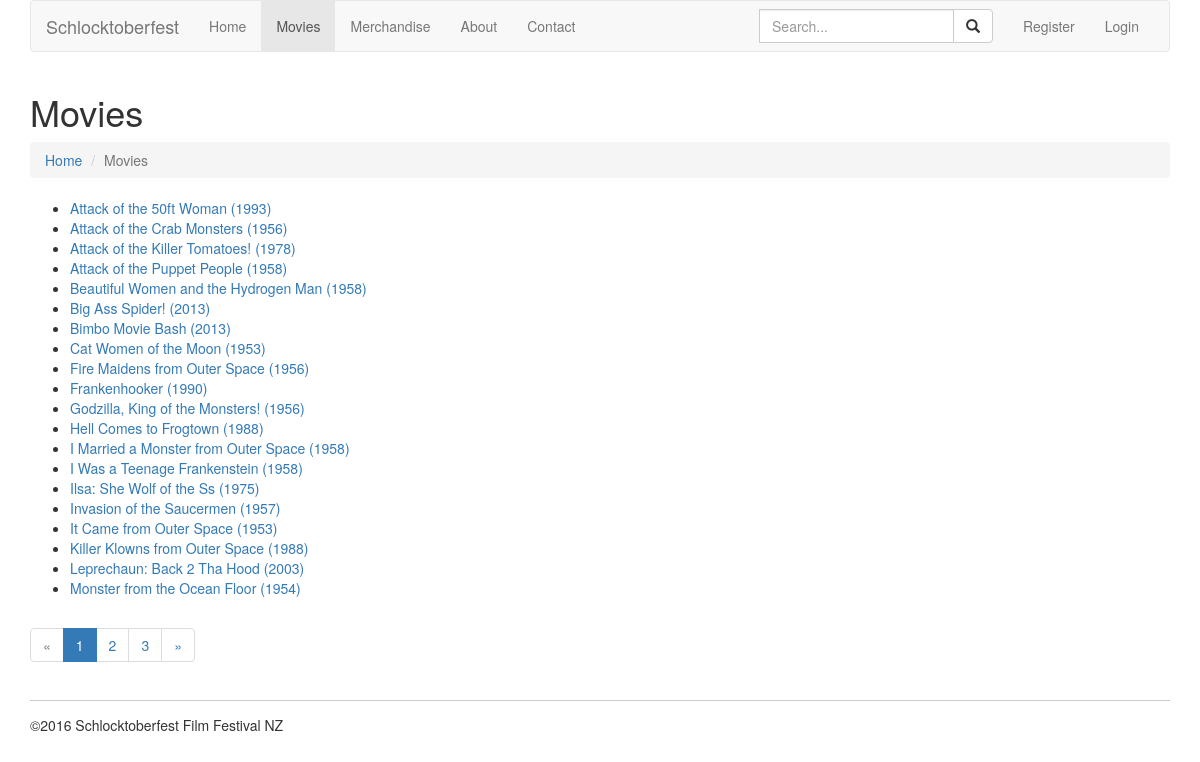
The page /?page=movies on the database as committed earlier.
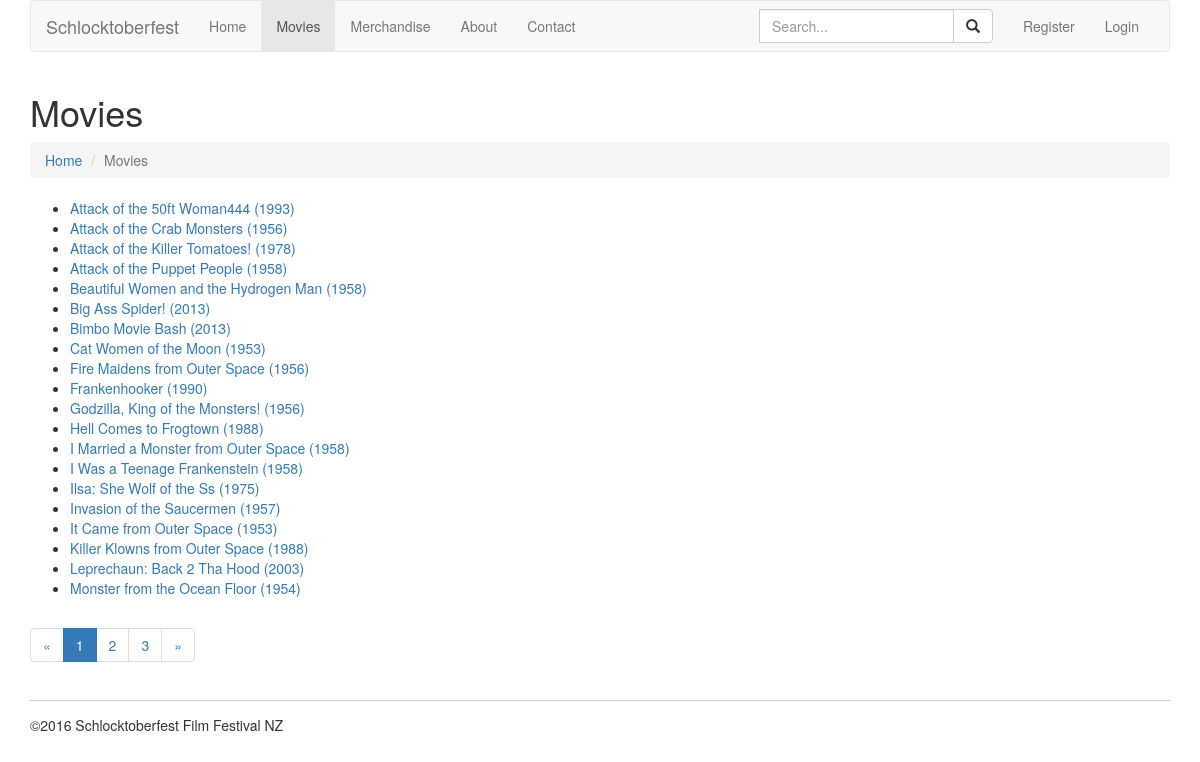
The same page on the database as committed later.
### tables this page shows
CREATE TABLE `movies` (
  `id` smallint(15) UNSIGNED NOT NULL,
  `title` varchar(250) NOT NULL,
  `year` year(4) NOT NULL,
  `poster` varchar(255) DEFAULT NULL,
  `description` text NOT NULL
);

### App/Views/MoviesView.php (called while the page is built, shortened)
<?php
class MoviesView extends TemplateView
{
	public function render()
	{
		extract($this->data);
		$page = "movies";
		include "templates/master.inc.php";
	}
	protected function content()
	{
		extract($this->data);
		include "templates/movies.inc.php";
	}
	public function paginate($url, $pageNumber, $pageSize, $recordCount){
		$totalpages = ceil($recordCount/$pageSize);
		$nextPage = $pageNumber + 1;
		$maxLinks = 5;
		$low = $pageNumber - floor($maxLinks / 2);
		if ($low < 2) {
			$low = 2;
		}
		$high = $pageNumber + floor($maxLinks / 2);
		if ($high > $totalpages - 1) {
			$high = $totalpages -  1;
		}
		if($low == 2){ $high = $maxLinks;}
		if ($high > $totalpages - 1) { $high = $totalpages - 1; }
		include "templates/pageinate.inc.php";
	}
}

### App/Controllers/MoviesController.php (called while the page is built, shortened)
<?php
	class MoviesController extends Controller
	{
		public function index(){
			$pageNumber = isset($_GET['p']) ? $_GET['p'] : 1;
			$pageSize = 20;
			$movies = Movies::all("title", true, $pageNumber, $pageSize);
			$view = new MoviesView(compact('movies', 'pageNumber', 'pageSize', 'recordCount'));
			$view->render();
		}
	}

### index.php (called while the page is built, shortened)
<?php
require "routes.php";

### App/Services/AuthenticationService.php (called while the page is built, shortened)
<?php
class AuthenticationService{
	private static $currentUser;
	public function check(){
		return(static::$currentUser ? true : false);
	}
}

### App/Models/DatabaseModel.php (called while the page is built, shortened)
<?php
abstract class DatabaseModel
{
	public $data = [];
	protected static $columns = [];
	protected static $fakeColumns = [];
	private static $db;
	protected static function getDatabaseConnection()
	{
			if(! self::$db){
				$dsn = 'mysql:host=localhost;dbname=schlocktoberfest;charset=utf8';
				self::$db = new PDO($dsn, 'root', '');
				self::$db->setAttribute(PDO::ATTR_ERRMODE, PDO::ERRMODE_EXCEPTION);
				self::$db->setAttribute(PDO::ATTR_EMULATE_PREPARES, false);
			}
		return self::$db;
	}
	public static function all($sortcolumn = "", $asc = true, $pageNumber=null, $pageSize=null){
		$models = [];
		$db = static::getDatabaseConnection();
		$query = "SELECT ".implode("," , static::$columns)." FROM " . static::$tableName;
		if($sortcolumn){
			$query .= " ORDER BY " .$sortcolumn;
			if($asc){
				$query .= " ASC";
			} else {
				$query .= " DESC";
			}
		}
		if($pageSize > 0 && $pageNumber > 0){
			$firstRecord = ($pageSize * $pageNumber) - $pageSize;
			$query .= " LIMIT " .$firstRecord." , ".$pageSize;
		}
		$statement = $db->prepare($query);
		$statement->execute();
		while($record = $statement->fetch(PDO::FETCH_ASSOC)){
			$model = new static();
			$model->data = $record;
			array_push($models, $model);
		}
		return $models;
	}
	public function __get($name)
	{
		if ( in_array($name, static::$columns) || in_array($name, static::$fakeColumns)) {
            return $this->data[$name];
        }
        throw new UnexpectedValueException("Property $name not found in the data variable.");
	}
	public function __set($name, $value){
		$this->data[$name] = $value;
	}
}

### templates/movies.inc.php (the view, shortened to what this page needs)
<div class="row">
	<div class="col-xs-12">
		<h1>Movies</h1>
		<ol class="breadcrumb">
		  <li><a href=".\">Home</a></li>
		  <li  class="active">Movies</li>
		</ol>
		<?php if(count($movies) > 0): ?>
		<ul>
		<?php
			foreach($movies as $movie): ?>
				<li><a href=".\?page=movie&amp;id=<?= $movie->id?>"><?= $movie->title; ?> (<?= $movie->year?>)</a></li>
			<?php endforeach; ?>
		</ul>
		<?php else: ?>
			<p>Weridly enough, there are no movies to be displayed</p>
		<?php endif; ?>
		<?php $this->paginate(".\?page=movies", $pageNumber, $pageSize, $recordCount); ?>
	</div>
</div>

### routes.php (shortened to what this page needs)
<?php
$page = isset($_GET['page']) ? $_GET['page'] : 'home';
	try{
	switch ($page) {
	case 'movies' :
		$controller = new MoviesController();
		$controller->index();
		break;
	}
	}	catch (ModelNotFoundException $e){
			$controller = new ErrorController();
			$controller->error404();
	}	catch (InsufficientPrivilegesException $e){
			$controller = new ErrorController();
			$controller->error401();
	}

### templates/master.inc.php (shortened to what this page needs)
<!DOCTYPE html>
<html lang="en">
	<head>
		<link href="css/bootstrap.min.css" rel="stylesheet">
		<link href="css/main.css" rel="stylesheet">
	</head>
	<body>
		<div class="container">
			<nav class="navbar navbar-default">
				<div class="container-fluid">
					<div class="navbar-header">
						<a class="navbar-brand" href=".\">Schlocktoberfest</a>
					</div>
					<div class="collapse navbar-collapse">
						<ul class="nav navbar-nav">
							<li<?php if ($page === "index"): ?> class="active" <?php endif ;?>><a href=".\">Home</a></li>
							<li<?php if ($page === "movies"): ?> class="active" <?php endif ;?>><a href=".\?page=movies">Movies</a></li>
							<li<?php if ($page === "merchandise"): ?> class="active" <?php endif ;?>><a href=".\?page=merchandise">Merchandise</a></li>
							<li<?php if ($page === "about"): ?> class="active" <?php endif ;?>><a href=".\?page=about">About</a></li>
							<li<?php if ($page === "contact"): ?> class="active" <?php endif ;?>><a href=".\?page=contact">Contact</a></li>
						</ul>
						<ul class="nav navbar-nav navbar-right">
							<?php if(! static::$auth->check()): ?>
								<li<?php if ($page === "auth.register"): ?> class="active" <?php endif ;?>><a href=".\?page=register">Register</a></li>
								<li<?php if ($page === "auth.login"): ?> class="active" <?php endif ;?>><a href=".\?page=login">Login</a></li>
							<?php else: ?>
								<li><a href="#"><?= static::$auth->user()->email; ?></a></li>
								<li><a href=".\?page=logout">Logout</a></li>
							<?php endif; ?>
						</ul>
						<form method="GET" action="./" class="navbar-form navbar-right" role="search">
							<div class=" form-group input-group">
								<input name="q" type="text" class="form-control" placeholder="Search...">
								<span class="input-group-btn">
									<button type="submit" class="btn btn-default">
	  									<span class="glyphicon glyphicon-search"></span>
	  								</button>
								</span>
  							</div>
						</form>
					</div>
				</div>
			</nav>
			<?php $this->content(); ?>
			<footer>
				<p>&copy;<?php echo date("Y");?> Schlocktoberfest Film Festival NZ</p>
			</footer>
		</div>
	</body>
</html>

### templates/pageinate.inc.php (shortened to what this page needs)
<nav>
	<ul class="pagination">
          	<?php if($pageNumber > 1): ?>
              	<li><a href="<?= $url ?>&amp;p=<?= $previousPage ?>" aria-label="Previous"><span aria-hidden="true">&laquo;</span></a></li>
          	<?php else: ?>
             		<li class="disabled"><a href="#" aria-label="Previous"><span aria-hidden="true">&laquo;</span></a></li>
          	<?php endif; ?>
			<li<?php if($pageNumber == 1): ?> class="active" <?php endif; ?>><a href="<?= $url?>&amp;p=1">1
			<?php if($pageNumber == 1): ?>
			<span class="sr-only">(current)</span>
			<?php endif; ?></a></li>
          	<?php for ($i=$low; $i<=$high; $i++): ?>
              	<li<?php if($pageNumber == $i): ?> class="active" <?php endif; ?>><a href="<?= $url?>&amp;p=<?= $i?>">
              	<?= $i; ?><?php if($pageNumber == $i):?>
             			<?php endif; ?></a></li>
          	<?php endfor; ?>
              	<li<?php if($pageNumber == $totalpages): ?> class="active" <?php endif; ?>><a href="<?= $url?>&amp;p=<?= $totalpages?>">
              	<?= $i; ?><?php if($pageNumber == $totalpages):?>
             			<?php endif; ?></a></li>
		<?php if($pageNumber < $totalpages): ?>
			<li><a href="<?= $url ?>&amp;p=<?= $nextPage ?>" aria-label="Next"><span aria-hidden="true">&raquo;</span></a></li>
		<?php else: ?>
			<li class="disabled"><a href="#" aria-label="Next"><span aria-hidden="true">&raquo;</span></a></li>
		<?php endif; ?>
	</ul>
</nav>

### css/main.css (style rules this page uses)
footer { border-top: 1px solid #ccc; padding-top: 1em; margin-top: 1em; }

Rows that differ between the two databases and show on the page:
changed movies: title "Attack of the 50ft Woman" → "Attack of the 50ft Woman444"
